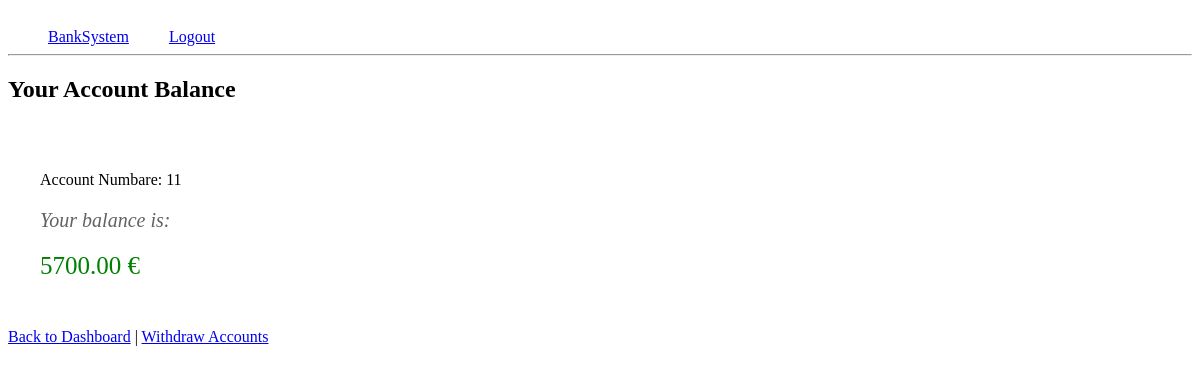
Before: /show-balance/11/ (signed in) with the older database file.
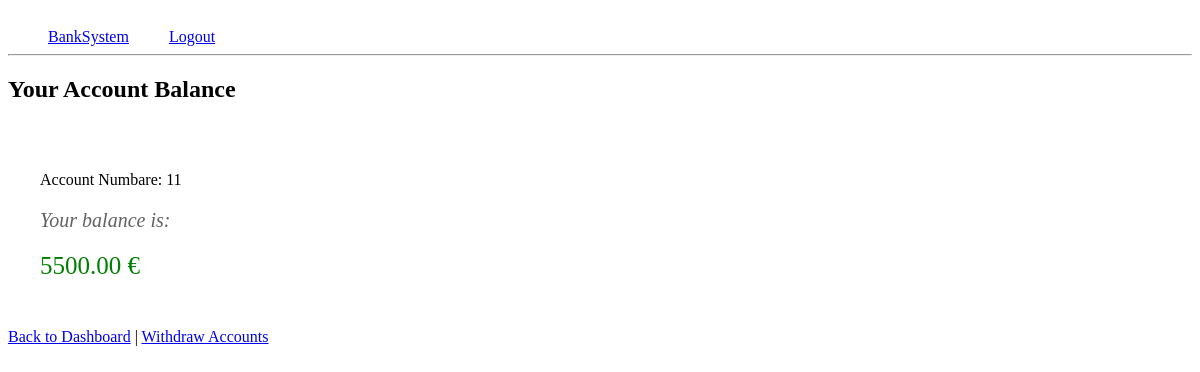
After: the same page with the newer database file.
### banksystem/models.py (models this page shows)
class BankAccount(models.Model):
    customer = models.ForeignKey(Customer, on_delete=models.CASCADE)
    account_number = models.CharField(max_length=20, unique=True)
    balance = models.DecimalField(max_digits=10, decimal_places=2)

### banksystem/views.py (the view)
# urls.py: path("show-balance/<str:account_number>/", show_balance, name="show_balance"),
def show_balance(request, account_number):
    customer = request.user.customer
    accounts = BankAccount.objects.filter(customer=customer)
    account = accounts.filter(account_number=account_number).first()
    if account:
        return render(request, "show_balance.html", {"account": account})
    else:
        return render(request, "account_not_found.html")

### templates/show_balance.html (shortened to what this page needs)
{% load custom_filters %}
<html>
  <head>
    <link
      rel="stylesheet"
      href="https://dhbhdrzi4tiry.cloudfront.net/cdn/sites/foundation.min.css"
    />
    <link rel="stylesheet" href="../../static/style.css" />
  </head>
  <div class="row logout-div">
    <a class="" href="{% url ''%}">BankSystem</a>
    <a class="logout" href="{% url 'user-logout'%}">Logout</a>
  </div>
  <hr />
  <div class="row small-up-1 medium-up-2 large-up-3">
    <h2>Your Account Balance</h2>
    <div class="callout small-12 primary">
      <p>Account Numbare: {{account.account_number}}</p>
      <p class="show-balance">Your balance is:</p>
      <span class="balance-green">{{ account.balance }} €</span>
    </div>
    <p>
      <a href="{% url 'customer_dashboard' %}">Back to Dashboard</a> |
      <a href="{% url 'withdraw' account_number=account.account_number %}"
        >Withdraw Accounts</a
      >
    </p>
  </div>
</html>

Changed rows visible on the page:
changed BankAccount: balance "5700.00" → "5500.00"
